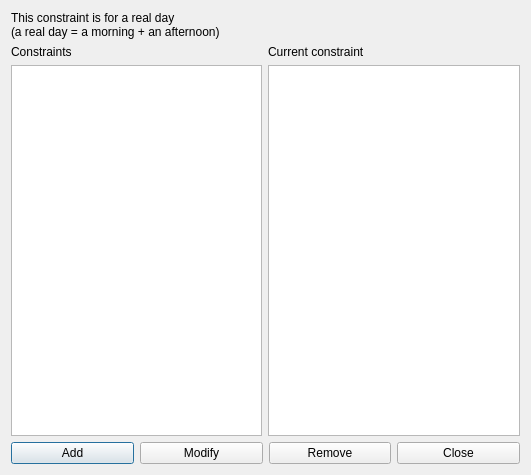
<?xml version="1.0" encoding="UTF-8"?>
<ui version="4.0">
 <class>ConstraintStudentsMaxBuildingChangesPerRealDayForm_template</class>
 <widget class="QDialog" name="ConstraintStudentsMaxBuildingChangesPerRealDayForm_template">
  <property name="geometry">
   <rect>
    <x>0</x>
    <y>0</y>
    <width>531</width>
    <height>475</height>
   </rect>
  </property>
  <property name="windowTitle">
   <string extracomment="This is the title of the dialog to see the list of all constraints of this type">Constraints students max building changes per real day</string>
  </property>
  <layout class="QGridLayout" name="gridLayout">
   <item row="0" column="0" colspan="2">
    <widget class="QLabel" name="label">
     <property name="text">
      <string>This constraint is for a real day
(a real day = a morning + an afternoon)</string>
     </property>
    </widget>
   </item>
   <item row="1" column="0">
    <layout class="QVBoxLayout" name="verticalLayout">
     <item>
      <widget class="QLabel" name="constraintsTextLabel">
       <property name="frameShape">
        <enum>QFrame::NoFrame</enum>
       </property>
       <property name="frameShadow">
        <enum>QFrame::Plain</enum>
       </property>
       <property name="text">
        <string>Constraints</string>
       </property>
       <property name="wordWrap">
        <bool>false</bool>
       </property>
      </widget>
     </item>
     <item>
      <widget class="QListWidget" name="constraintsListWidget"/>
     </item>
    </layout>
   </item>
   <item row="1" column="1">
    <layout class="QVBoxLayout" name="verticalLayout_2">
     <item>
      <widget class="QLabel" name="currentConstraintTextLabel">
       <property name="text">
        <string>Current constraint</string>
       </property>
       <property name="wordWrap">
        <bool>false</bool>
       </property>
      </widget>
     </item>
     <item>
      <widget class="QPlainTextEdit" name="currentConstraintTextEdit"/>
     </item>
    </layout>
   </item>
   <item row="2" column="0" colspan="2">
    <layout class="QHBoxLayout" name="horizontalLayout">
     <item>
      <widget class="QPushButton" name="addConstraintPushButton">
       <property name="text">
        <string>Add</string>
       </property>
      </widget>
     </item>
     <item>
      <widget class="QPushButton" name="modifyConstraintPushButton">
       <property name="text">
        <string>Modify</string>
       </property>
      </widget>
     </item>
     <item>
      <widget class="QPushButton" name="removeConstraintPushButton">
       <property name="text">
        <string>Remove</string>
       </property>
      </widget>
     </item>
     <item>
      <widget class="QPushButton" name="closePushButton">
       <property name="text">
        <string>Close</string>
       </property>
      </widget>
     </item>
    </layout>
   </item>
  </layout>
 </widget>
 <layoutdefault spacing="6" margin="11"/>
 <resources/>
 <connections/>
</ui>
